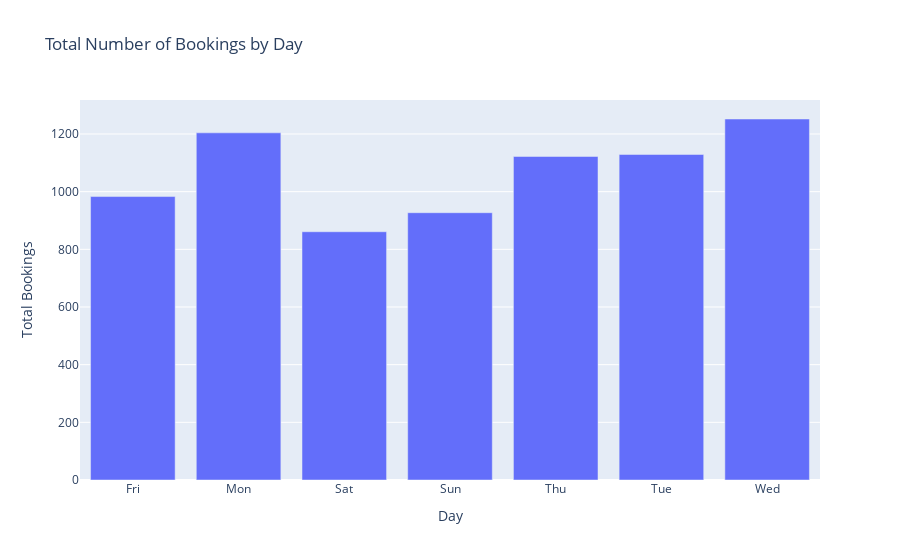

The cell this chart's notebook holds for it:
### Markdown cell above
- It is very clear that **99%** of the tickets are booked for the RoundTrips.
- Circle Trips and one way trip are very rarely booked.

### Code cell
# Group the data by 'flight_day' and calculate the total number of bookings for each day
daily_booking_counts = df.groupby('flight_day')['booking_complete'].sum().reset_index()

# Create a bar chart
fig = px.bar(daily_booking_counts, x="flight_day", y="booking_complete", 
             title="Total Number of Bookings by Day",
             labels={'flight_day': 'Day', 'booking_complete': 'Total Bookings'})

fig.show()

### Figure 1 — Plotly figure (JSON) as saved in the notebook; plotly's stock layout.template omitted (floating-point values rounded to 4 significant figures)
{"data": [{"alignmentgroup": "True", "hovertemplate": "Day=%{x}<br>Total Bookings=%{y}<extra></extra>", "legendgroup": "", "marker": {"color": "#636efa", "pattern": {"shape": ""}}, "name": "", "offsetgroup": "", "orientation": "v", "showlegend": false, "textposition": "auto", "type": "bar", "x": ["Fri", "Mon", "Sat", "Sun", "Thu", "Tue", "Wed"], "xaxis": "x", "y": [983, 1204, 861, 927, 1122, 1129, 1252], "yaxis": "y"}], "layout": {"barmode": "relative", "legend": {"tracegroupgap": 0}, "title": {"text": "Total Number of Bookings by Day"}, "xaxis": {"anchor": "y", "domain": [0, 1], "title": {"text": "Day"}}, "yaxis": {"anchor": "x", "domain": [0, 1], "title": {"text": "Total Bookings"}}}}
